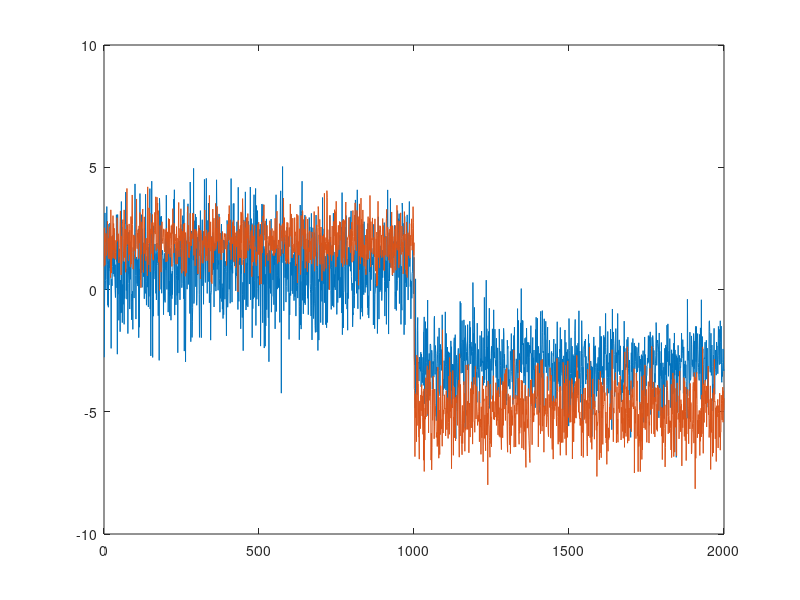

This chart was generated by the following MATLAB code: (Note: this script raises an error after producing the figure.)
mu1 = [1 2];
Sigma1 = [2 0; 0 0.5];
mu2 = [-3 -5];
Sigma2 = [1 0;0 1];
rng(1); % For reproducibility
X = [mvnrnd(mu1,Sigma1,1000);mvnrnd(mu2,Sigma2,1000)];

GMModel = fitgmdist(X,2);

figure;  plot(X)  ;  histogram(X,100)

GMModel = fitgmdist(eucidean_distance_error',2);
GMModel = fitgmdist(eucidean_distance_error',3);


big_error = eucidean_distance_error(eucidean_distance_error > 2)
GMModel = fitgmdist(big_error',1);

sorted = sort(eucidean_distance_error)
GMModel = fitgmdist(sorted',3);

% GMModel = fitgmdist(sorted', 2, 'start' , [ 10 990 ]);
GMModel = fitgmdist(sorted', 2, 'start' , [ repmat( [1] , [970 , 1] ) ; repmat( [2], [  size(sorted,2)-970, 1 ] ) ]);


